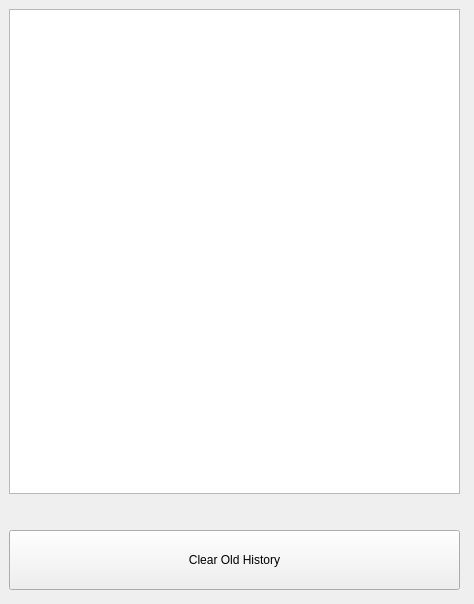
<?xml version="1.0" encoding="UTF-8"?>
<ui version="4.0">
 <class>History</class>
 <widget class="QWidget" name="History">
  <property name="geometry">
   <rect>
    <x>0</x>
    <y>0</y>
    <width>474</width>
    <height>604</height>
   </rect>
  </property>
  <property name="windowTitle">
   <string>Form</string>
  </property>
  <widget class="QWidget" name="verticalLayoutWidget">
   <property name="geometry">
    <rect>
     <x>9</x>
     <y>9</y>
     <width>451</width>
     <height>581</height>
    </rect>
   </property>
   <layout class="QVBoxLayout" name="verticalLayout">
    <property name="sizeConstraint">
     <enum>QLayout::SetMaximumSize</enum>
    </property>
    <item>
     <widget class="QListWidget" name="listWidget"/>
    </item>
    <item>
     <spacer name="verticalSpacer">
      <property name="orientation">
       <enum>Qt::Vertical</enum>
      </property>
      <property name="sizeType">
       <enum>QSizePolicy::Fixed</enum>
      </property>
      <property name="sizeHint" stdset="0">
       <size>
        <width>20</width>
        <height>30</height>
       </size>
      </property>
     </spacer>
    </item>
    <item>
     <widget class="QPushButton" name="pushButton">
      <property name="minimumSize">
       <size>
        <width>120</width>
        <height>60</height>
       </size>
      </property>
      <property name="text">
       <string>Clear Old History</string>
      </property>
     </widget>
    </item>
   </layout>
  </widget>
 </widget>
 <resources/>
 <connections/>
</ui>
